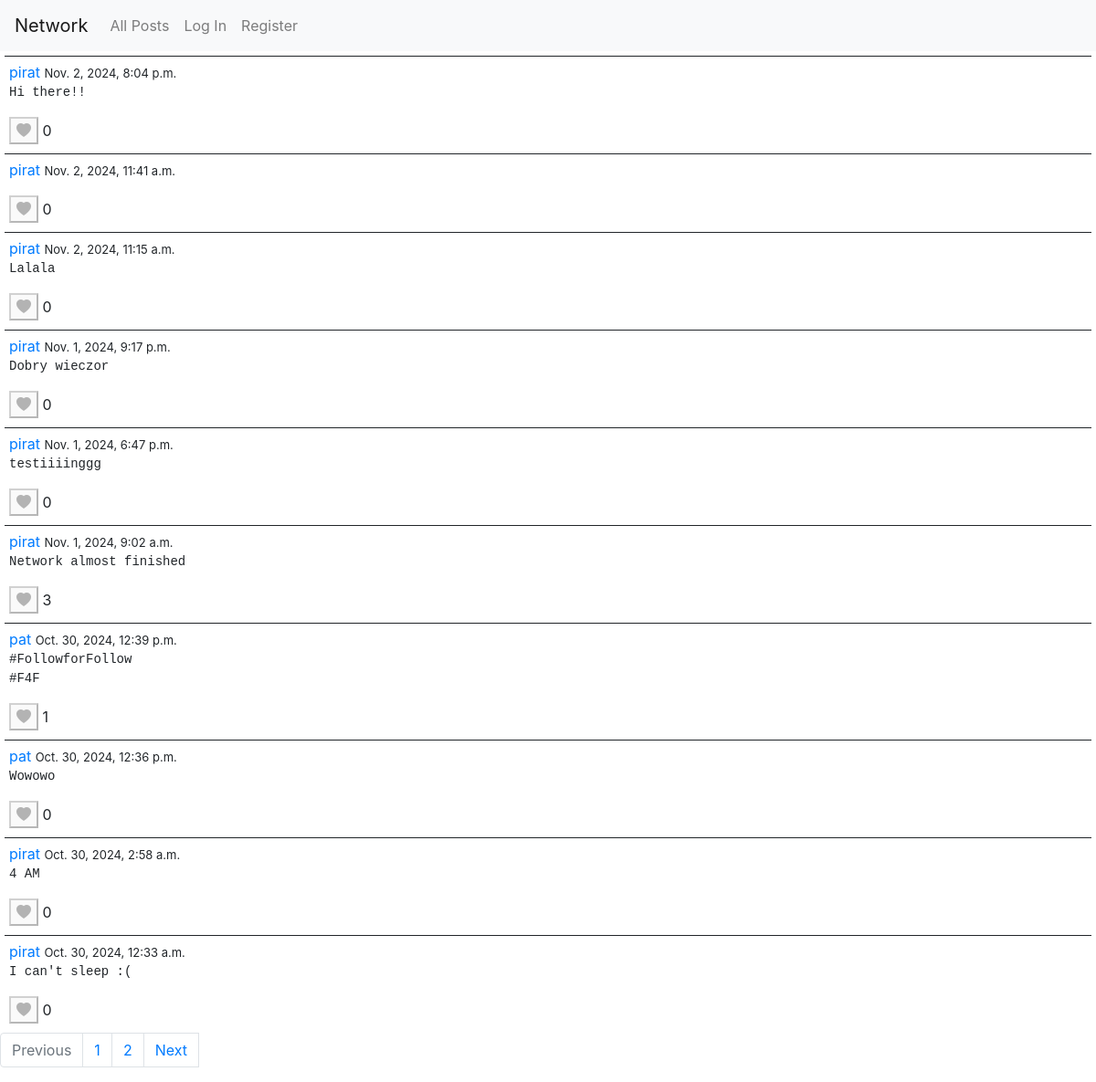
The page /user/1/followers on the database its author committed.
### network/models.py (models this page shows, shortened)
class Post(models.Model):
    user = models.ForeignKey(User, on_delete=models.CASCADE, related_name="posts")
    body = models.TextField(blank=True)
    timestamp = models.DateTimeField(auto_now_add=True)
    likes = models.ManyToManyField(User, blank=True, related_name="liked_posts")

class User(AbstractUser):
    following = models.ManyToManyField("self", symmetrical=False, related_name="followers")

### network/views.py (the view)
# urls.py: path("user/<int:id>/followers", views.followers, name="followers"),
def followers(request, id):
    user = User.objects.filter(id=id).first()
    followers = user.followers.all()
    posts = Post.objects.filter(user__in=followers).order_by("-timestamp")
    paginator, page = paginate_queryset(request, posts)
    return render(request, "network/index.html", {
        "page_data": page,
        "paginator": paginator,
        "pagination_base_url": "followers",  # Named URL with user id needed
        "user_id": user.id,  # Pass the user ID for followers view
    })

### network/utils.py (called while the page is built)
def paginate_queryset(request, queryset, per_page=10):
    paginator = Paginator(queryset, per_page)
    page_number = request.GET.get("page")
    page = paginator.get_page(page_number)
    return paginator, page

### network/templates/network/index.html (shortened to what this page needs)
{% extends "network/layout.html" %}
{% load static %}
{% block body %}
<div class="feed">
    {% for post in page_data%}
    <div class="post" data-post-id="{{ post.id }}">
        <a href="{% url "user_profile" post.user.id %}">{{post.user}}</a>
        <span class="timestamp"> {{post.timestamp}} </span>
        <pre>{{post.body}}</pre>
        {% if user.is_authenticated %}
            {% if user in post.likes.all %}
                <button class="like-btn" data-post-id="{{ post.id }}"><i class="bi bi-heart-fill"></i></button>
            {% else %}
                <button class="like-btn" data-post-id="{{ post.id }}"><i class="bi bi-heart"></i></button>
            {% endif %}
        {% else %}
        <button id="like-btn-disabled" class="like-btn" disabled data-tooltip="You must be logged in"><i class="bi bi-heart-fill"></i></button>
        {% endif %}
        <span class="like-count" data-post-id="{{ post.id }}">{{ post.likes.count }}</span>
    </div>
    {% endfor %}
</div>
<ul class="pagination">
    {% if page_data.has_previous %}
        <a class="page-link" href="{% if user_id %}{% url pagination_base_url user_id %}{% else %}{% url pagination_base_url %}{% endif %}?page={{page_data.previous_page_number}}">Previous</a>
    {% else %}
    <li class="page-item disabled">
        <a class="page-link" tabindex="-1">Previous</a>
    </li>
    {% endif %}
    {% for page in paginator.page_range %}
        <li class="page-item"><a class="page-link" href="{% if user_id %}{% url pagination_base_url user_id %}{% else %}{% url pagination_base_url %}{% endif %}?page={{page}}">{{page}}</a></li>
    {% endfor %}
    {% if page_data.has_next %}
        <a class="page-link" id="next-page" href="{% if user_id %}{% url pagination_base_url user_id %}{% else %}{% url pagination_base_url %}{% endif %}?page={{page_data.next_page_number}}">Next</a>
    {% else %}
        <li class="page-item disabled">
            <a class="page-link" >Next</a>
        </li>
    {% endif %}
</ul>
{% endblock %}

### network/static/network/styles.css (style rules this page uses)
button:disabled { position:relative; }
button:disabled::after { content:attr(data-tooltip); position: absolute; left: 120%; bottom: 10%; text-wrap:nowrap; border: 1px solid; border-radius: 10px; padding: 2px; background-color:rgb(236, 236, 118); opacity: 0; transition: opacity 0.8s; visibility: hidden; font-size: small; }
.post { border-top: 1px solid; padding: 5px; margin: 5px }
.timestamp { font-size: small; }

### rows shown on the page
Post: user "pirat", timestamp "Nov. 2, 2024, 8:04 p.m.", body "Hi there!!", likes.count "0"
Post: user "pirat", timestamp "Nov. 2, 2024, 11:41 a.m.", likes.count "0"
Post: user "pirat", timestamp "Nov. 2, 2024, 11:15 a.m.", body "Lalala", likes.count "0"
Post: user "pirat", timestamp "Nov. 1, 2024, 9:17 p.m.", body "Dobry wieczor", likes.count "0"
Post: user "pirat", timestamp "Nov. 1, 2024, 6:47 p.m.", body "testiiiinggg", likes.count "0"
Post: user "pirat", timestamp "Nov. 1, 2024, 9:02 a.m.", body "Network almost finished", likes.count "3"
Post: user "pat", timestamp "Oct. 30, 2024, 12:39 p.m.", body "#FollowforFollow #F4F", likes.count "1"
Post: user "pat", timestamp "Oct. 30, 2024, 12:36 p.m.", body "Wowowo", likes.count "0"
Post: user "pirat", timestamp "Oct. 30, 2024, 2:58 a.m.", body "4 AM", likes.count "0"
Post: user "pirat", timestamp "Oct. 30, 2024, 12:33 a.m.", body "I can't sleep :(", likes.count "0"

### other values the page prints
{{ page }} "1" "2"
